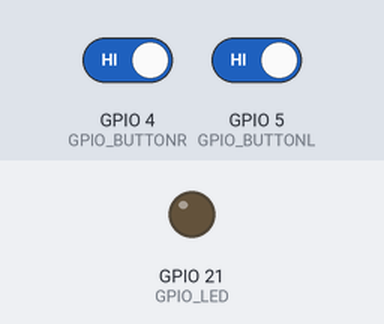
Bench run of a sketch on a simulated ESP32. On the bench: output pins drawn as LEDs (lit = HIGH). The inputs (shaded band) are chosen by the test bench; at power-on: GPIO 4 (GPIO_BUTTONR) HIGH, GPIO 5 (GPIO_BUTTONL) HIGH.

Above: at 3.2 s.
3.3 s: GPIO 4 (GPIO_BUTTONR) driven LOW and GPIO 5 (GPIO_BUTTONL) driven LOW
At 4.1 s:
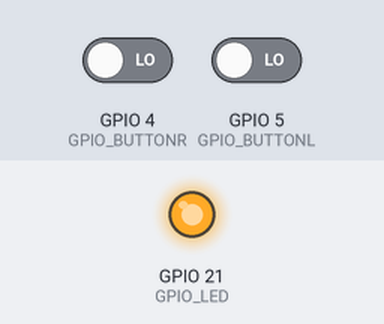
4.8 s: GPIO 4 (GPIO_BUTTONR) driven HIGH
At 5.1 s:
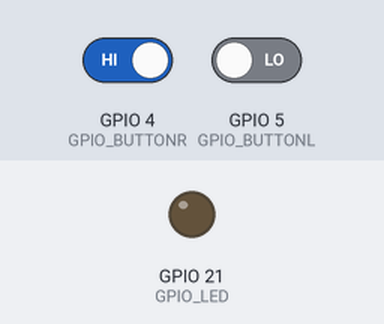
6.3 s: GPIO 4 (GPIO_BUTTONR) driven LOW
At 7.6 s:
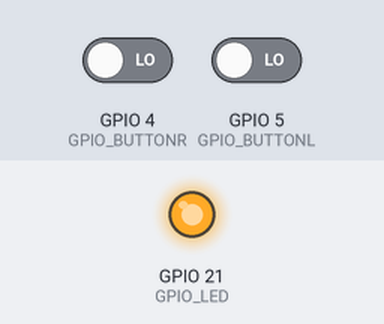
Timing chart, 0 to 9.3 s (numbered marks = the images above; inputs shaded):
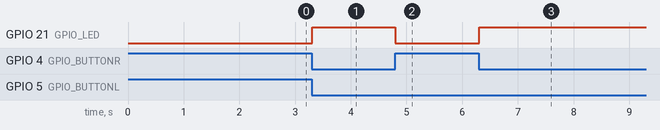

Measured:
- after the input at 3.3 s, GPIO 21 (GPIO_LED): LOW → HIGH at once
- after the input at 4.8 s, GPIO 21 (GPIO_LED): HIGH → LOW at once
- after the input at 6.3 s, GPIO 21 (GPIO_LED): LOW → HIGH at once

The sketch:

Opdracht_3.ino
```cpp
#define GPIO_LED 21
#define GPIO_BUTTONL 5
#define GPIO_BUTTONR 4
static QueueHandle_t queue;
static void debounce_task(void *argp) {
unsigned button_gpio = *(unsigned*)argp;
uint32_t level, state = 0;
uint32_t mask = 0x7FFFFFFF;
int event, last = -999;


for (;;) {
level = !digitalRead(button_gpio);
state = (state << 1) | level;
if ( (state & mask) == mask )
event = button_gpio; // Press
else
event = -button_gpio; // Release
if ( event != last ) {
if ( xQueueSendToBack(queue,&event,1) == pdPASS )
last = event;
}
taskYIELD();
}
}
static void press_task(void *argp) {
static const uint32_t enable = (1 << GPIO_BUTTONL)
| (1 << GPIO_BUTTONR);
BaseType_t s;
int event;
uint32_t state = 0;


// Make sure press is OFF
digitalWrite(GPIO_LED,LOW);
for (;;) {
s = xQueueReceive(
queue,
&event,
portMAX_DELAY
);
assert(s == pdPASS);


if ( event >= 0 ) {
// Button press
state |= 1 << event;
} else {
// Button release
state &= ~(1 << -event);
}
if ( state == enable ) {
// Activate press when both
// Left and Right buttons are
// pressed.
digitalWrite(GPIO_LED,HIGH);
} else {
// Deactivate press
digitalWrite(GPIO_LED,LOW);
}
}
}
//
// Initialization:
//
void setup() {
int app_cpu = xPortGetCoreID();
static int left = GPIO_BUTTONL;
static int right = GPIO_BUTTONR;
TaskHandle_t h;
BaseType_t rc;
delay(2000); // Allow USB to connect
queue = xQueueCreate(40,sizeof(int));
assert(queue);
pinMode(GPIO_LED,OUTPUT);
pinMode(GPIO_BUTTONL,INPUT_PULLUP);
pinMode(GPIO_BUTTONR,INPUT_PULLUP);
rc = xTaskCreatePinnedToCore(
debounce_task,
"debounceL",
2048, // Stack size
&left, // Left button gpio
1, // Priority
&h, // Task handle
app_cpu // CPU
);
assert(rc == pdPASS);
assert(h);
rc = xTaskCreatePinnedToCore(
debounce_task,
"debounceR",
2048, // Stack size
&right, // Right button gpio
1, // Priority
&h, // Task handle
app_cpu // CPU
);
assert(rc == pdPASS);
assert(h);
rc = xTaskCreatePinnedToCore(
press_task,
"led",
2048, // Stack size
nullptr, // Not used
1, // Priority
&h, // Task handle
app_cpu // CPU
);
assert(rc == pdPASS);
assert(h);
}
// Not used:
void loop() {
vTaskDelete(nullptr);
}

char* printLocalTime()
{
//https://docs.espressif.com/projects/esp-idf/en/latest/esp32/api reference/system/system_time.html
time_t now;
char *time_buf = (char*)malloc(64 * sizeof(char));
struct tm timeinfo;
time(&now);
localtime_r(&now, &timeinfo);
strftime(time_buf, (64 * sizeof(char)), "%c", &timeinfo);
//ESP_LOGI(TAG, "\r\nThe current date/time is: %s\r\n", time_buf);
return time_buf;
}
```
